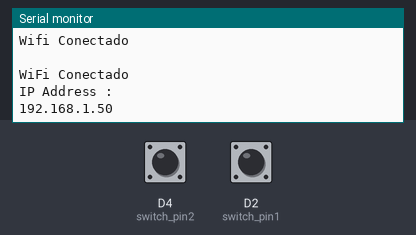
Recording of a sketch running on a simulated ESP8266 (NodeMCU). Shown: the last lines printed to the serial monitor. The inputs (shaded band) are chosen by the test bench; at power-on: D4 (switch_pin2) LOW, D2 (switch_pin1) LOW. WiFi joins after 1.5 s; servers stay silent unless stated; uploads are accepted with an empty reply.

Above: at 2.7 s.
2.8 s: D4 (switch_pin2) pulled HIGH for 1.2 s
At 4.6 s:
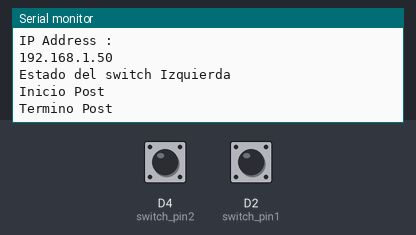
5.5 s: D2 (switch_pin1) pulled HIGH for 1.2 s
At 5.86 s:
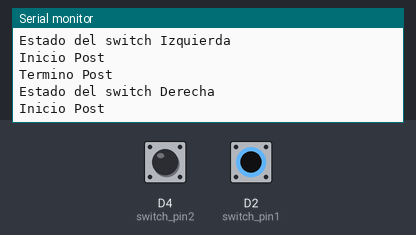

The sketch:

WebApi.ino
```cpp
String server = "";
 String ip = "192.168.122.12";

 const char *ssid = "ASUS_5G";
 const char *password = "8555759205";

 #include <ArduinoJson.h>
 #include <ESP8266WiFi.h>
 #include <ESP8266HTTPClient.h>
 #include <WiFiClient.h>


#define D2   4
#define D4   2

int switch_pin1 = D2; //De
int switch_pin2 = D4; //Iz
String dato = "";

void setup() {
  Serial.begin(9600);
  pinMode(switch_pin1, INPUT);
  pinMode(switch_pin2, INPUT);

  //Conexión Wi-fi
  Serial.println("Wifi Conectado");
  WiFi.mode(WIFI_STA);
  WiFi.begin(ssid,password);

  while(WiFi.status() != WL_CONNECTED)
  {
    delay(500);
  }
  Serial.println(" ");
  Serial.println("WiFi Conectado");
  Serial.println("IP Address : ");
  Serial.println(WiFi.localIP());
}

void loop() {
  if (WiFi.status() == WL_CONNECTED)
  {
    if((digitalRead(switch_pin1) == 1)&&(dato !="Derecha"))
    {
      Serial.println("Estado del switch Derecha");
      dato = "Derecha";
      post(dato);
    }
    if((digitalRead(switch_pin2) == 1)&&(dato != "Izquierda"))
    {
      Serial.println("Estado del switch Izquierda");
      dato = "Izquierda";
      post(dato);
    }
    delay(1000);
  }
}


void post(String est){
  Serial.println("Inicio Post");
  HTTPClient http;
  String json;
  server = "http://"+ip+":8080/PostDat/";

  StaticJsonDocument<256> doc;


  doc["estado"] = est;
  serializeJson(doc, json);

  http.begin(server);
  http.addHeader("Content-Type", "application/json");
  http.POST(json);
  http.writeToStream(&Serial);
  http.end();
  Serial.println("\nTermino Post");
}
```

Measured:
- after the input at 2.8 s, the serial monitor: prints a new line after 0.70 s (image 1)
- after the input at 5.5 s, the serial monitor: prints a new line after 0.20 s (image 2)
